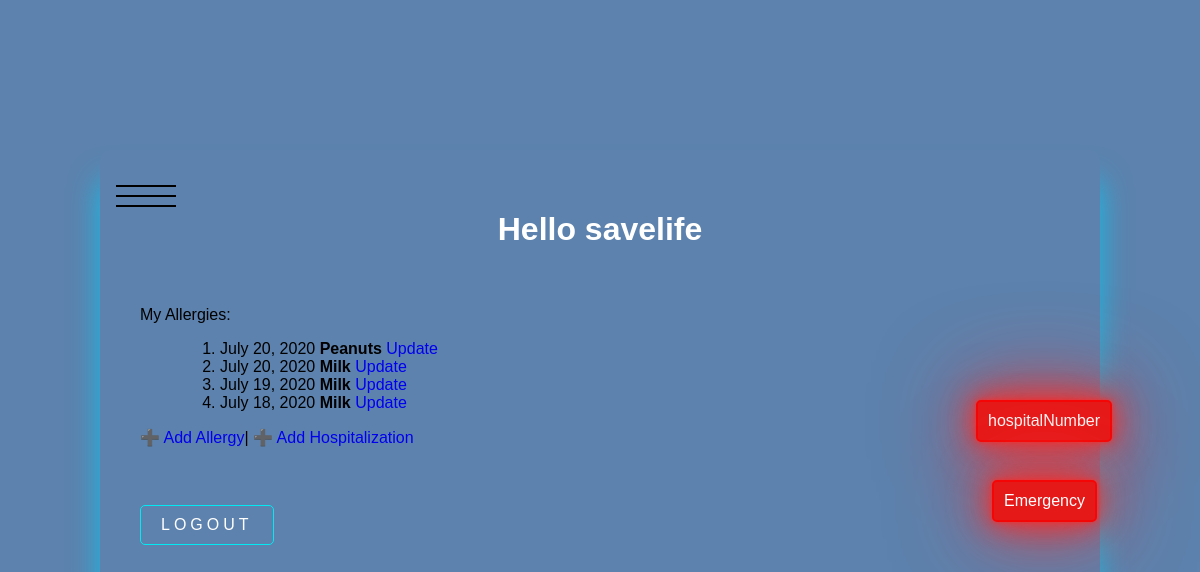
/profile/ (signed in), run on the app's committed database.
### allergy/models.py (models this page shows, shortened)
class Allergy(models.Model):
    ALLERGISE_CHOICES = (
        ('Shellfish', 'Shellfish'),
        ('Milk', 'Milk'),
        ('Eggs', 'Eggs'),
        ('Soy', 'Soy'),
        ('Wheat', 'Wheat'),
        ('Fish', 'Fish'),
        ('Peanuts', 'Peanuts'),
        ('Walnuts', 'Walnuts'),
        ('Citrus', 'Citrus'),
        ('Strawberry', 'Strawberry'),
    )
    user_id          = models.ForeignKey(User, on_delete=models.CASCADE)  # stores 1:n relationship user:allergy
    dateCreated      = models.DateField(auto_now_add=True)
    dateCompleted    = models.DateField(null=True, blank=True)
    New_Allergy      = models.CharField(max_length=70, choices = ALLERGISE_CHOICES)
    description      = models.TextField(default=False)
    Life_threatening = models.BooleanField(default=False)

### allergy/views.py (the view)
# urls.py: path('profile/', views.profile, name='profile'),
@login_required()
def profile(request):
    allergies = Allergy.objects.filter(user_id=request.user, dateCompleted__isnull=True).order_by('-dateCreated')
    return render(request, 'allergy/profile.html', {'allallergies': allergies})

### allergy/templates/allergy/profile.html (shortened to what this page needs)
{% load static %}
<!DOCTYPE html>
<html lang="en">
<head>
    <link rel="stylesheet" type="text/css" href="{% static 'css/style.css' %}">
</head>
<body>
    <div class="card">
        <div class="menu-wrap">
            <div class="hamburger"><div></div></div>
          </div>
        {% if user.is_authenticated %}
        <h1>Hello {{user.username}}</h1>
        <br><br>
        <section>My Allergies:</section>
        <ul>
            <ol>
                {% for t in allallergies %}
                    <li>
                        <a>
                            {{t.dateCreated}}
                            {% if t.Life_threatening %} <b> {% endif %}
                            {{t.New_Allergy}}
                            {% if t.Life_threatening %} </b> {% endif %}
                        </a>
                        <a href="/allergy/{{ t.id }}">Update</a>
                    </li>
                {% endfor %}
            </ol>
        </ul>
            <span>➕</span> <a href="/createNewAllergy">Add Allergy</a>|
            <span>➕</span> <a href="/createNewHospitalization">Add Hospitalization</a>
            <br><br>
            <form action="{% url 'logoutuser' %}" method="POST">
                <button type="submit">logout</button>
            </form>
        {% else %}
            <a href="#">login</a>
            <a href="register">register</a>
        {% endif %}
    </div>
    <a id="hospitalNumber" href="/json">hospitalNumber</a>
    <a class="emergency_btn" href="/Emergency">Emergency</a>
</body>
    </html>

### allergy/static/css/style.css (style rules this page uses)
body { font-family: sans-serif; background: #1d518db7; }
.card { position: absolute; top: 50%; left: 50%; width: 1000px; height: 500px; padding: 40px; transform: translate(-50%, -50%); background: rgba(240, 186, 186, 0); box-sizing: border-box; box-shadow: 0 30px 30px rgb(20, 190, 233); border-radius: 10px; }
a { text-decoration: none; }
button { background-color: Transparent; background-repeat:no-repeat; border: none; cursor:pointer; overflow: hidden; }
h1 { color: #fff; }
.card button { position: relative; display: inline-block; padding: 10px 20px; color:white; font-size: 16px; text-decoration: none; text-transform: uppercase; overflow: hidden; transition: .5s; margin-top: 40px; letter-spacing: 4px; border: 1px solid #03e9f4; border-radius: 5px; }
.card h1 { text-align: center; }
.menu-wrap,.mean-hos { position: absolute; top: 0; left: 0; z-index: 1; }
.menu-wrap .hamburger,.menu-hos .hospital { position: absolute; top: 0; left: 0; z-index: 1; width: 60px; height: 60px; padding: 1rem; background: var(--primary-color); display: flex; align-items: center; justify-content: center; }
.menu-wrap .hamburger > div { position: relative; flex: none; width: 100%; height: 2px; background: black; display: flex; align-items: center; justify-content: center; transition: all 0.4s ease; }
.menu-wrap .hamburger > div::before, .menu-wrap .hamburger > div::after, .menu-hos .hospital > div::before, .menu-hos .hospital > div::after { content: ''; position: absolute; z-index: 1; top: -10px; width: 100%; height: 2px; background: inherit; }
.menu-wrap .hamburger > div::after,.menu-hos .hospital > div::after { top: 10px; }
:root { --overlay-color: rgba(144, 211, 238, 0.85); --menu-speed: 0.75s; }
.emergency_btn { position: fixed; top: 30em; left: 62em; z-index: 99999; text-decoration: none; background: #e61919; color: #fff; border-radius: 5px; padding: 10px; font-family: arial; border: 2px solid rgb(245, 6, 6); box-shadow: 0 0 5px #ee3232, 0 0 25px #ee3232, 0 0 50px #ee3232, 0 0 100px #ee3232; }
#hospitalNumber { position: fixed; top: 25em; left: 61em; z-index: 99999; text-decoration: none; background: #e61919; color: #fff; border-radius: 5px; padding: 10px; font-family: arial; border: 2px solid rgb(245, 6, 6); box-shadow: 0 0 5px #ee3232, 0 0 25px #ee3232, 0 0 50px #ee3232, 0 0 100px #ee3232; }

### data on the page
Allergy: dateCreated "July 20, 2020", New_Allergy "Peanuts"
Allergy: dateCreated "July 20, 2020", New_Allergy "Milk"
Allergy: dateCreated "July 19, 2020", New_Allergy "Milk"
Allergy: dateCreated "July 18, 2020", New_Allergy "Milk"

### other printed values
{{ user.username }} "savelife"
